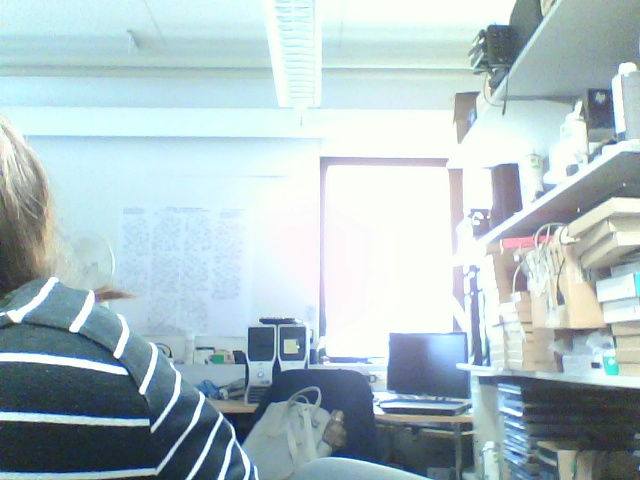
#> input picture python/01082016/01082016_12.49.25.jpg, 640 x 480 px, given in place of the camera
$ python blinkbright_main.py
#> lines starting #> are read from the running program, lines starting #| are printed output that depends on the picture; after the words box and inside, x2 and y2 are one past the last pixel; in counts of white or black regions, pixels touching at a corner belong together
### python/blinkbright_camera.py
__author__ = 'kanurminen'

import os
import cv2
import logging
import datetime
import time

#Globals
#Minimum position of tolerance slider
toleranceMin = 140000
#Maximum position of tolerance slider
toleranceMax = 160000
#Tolerance to be adjusted
tolerance = 140000


def adjustTolerance(x):
    tolerance = x
    print "Tolerance set as %s" % tolerance


# compare two frames and return their difference
def detectMotionDiff(img0, img1, img2):
    frame1 = cv2.absdiff(img2, img1)
    frame2 = cv2.absdiff(img1, img0)
    return cv2.bitwise_and(frame1, frame2)

#function to check whether a folder exists. If it doesn't, it will be created. Returns current date to be used as the folder name.
# [9 lines left out: function checkIfFolderExists, not called in this run]


def startCamera():

   # initialize logging
    logger = logging.getLogger('blinkbright')
    hdlr = logging.FileHandler('blinkbright.log')
    formatter = logging.Formatter('%(asctime)s %(levelname)s %(message)s')
    hdlr.setFormatter(formatter)
    logger.addHandler(hdlr)
    logger.setLevel(logging.INFO)
    logger.info('Blinkbright started.')

    #initialize camera (use system default device, change value on next line if needed)
    cam = cv2.VideoCapture(0)
    cam.set(3,640)
    cam.set(4,480)


    #initialize grayscale feeds for diff calculation
    t_minus = cv2.cvtColor(cam.read()[1], cv2.COLOR_RGB2GRAY)
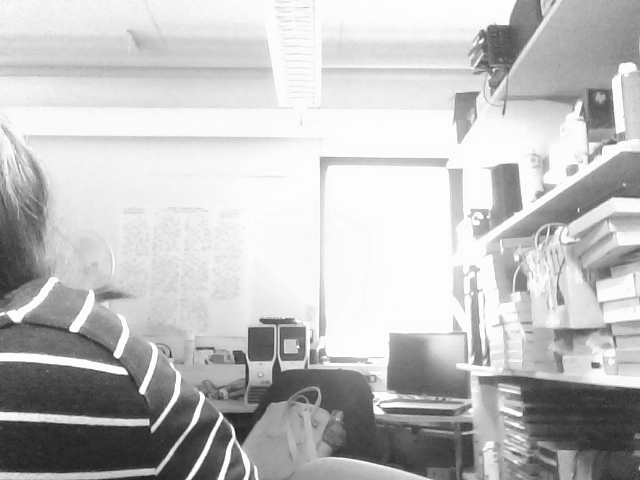
#> t_minus: shape (480, 640); min 17, max 255, mean 192.4
    t = cv2.cvtColor(cam.read()[1], cv2.COLOR_RGB2GRAY)
    t_plus = cv2.cvtColor(cam.read()[1], cv2.COLOR_RGB2GRAY)

    # create window for live display
    cv2.namedWindow("Blinkbright",1)
    #add trackbar for tolerance
    cv2.createTrackbar('Tolerance', "Blinkbright", toleranceMin, toleranceMax, adjustTolerance)
    # initiate camera read
    ret, colordisplay = cam.read()
#> colordisplay is the input picture: shape (480, 640, 3); mean B, G, R 197.9, 193.1, 173.7
    print "Welcome to Blinkbright! Use 'c' to take a snapshot. Use 'q' to quit the program. To display the instructions again, press 'h'."


    # main loop
    while True:
        try:
            #enable next line and disable the one after it to see grayscale diff output (for debugging/ tolerance adjustment purposes)
            #cv2.imshow('Blinkbright Live Display', detectMotionDiff(t_minus, t, t_plus))
            cv2.imshow("Blinkbright", colordisplay)
            ret, colordisplay = cam.read()
            #Timestamp
            cv2.putText(colordisplay, datetime.datetime.now().strftime("%A %d %B %Y %H:%M:%S"),
            (10, colordisplay.shape[0] - 10), cv2.FONT_HERSHEY_SIMPLEX, 0.50, (255, 0, 162), 1)
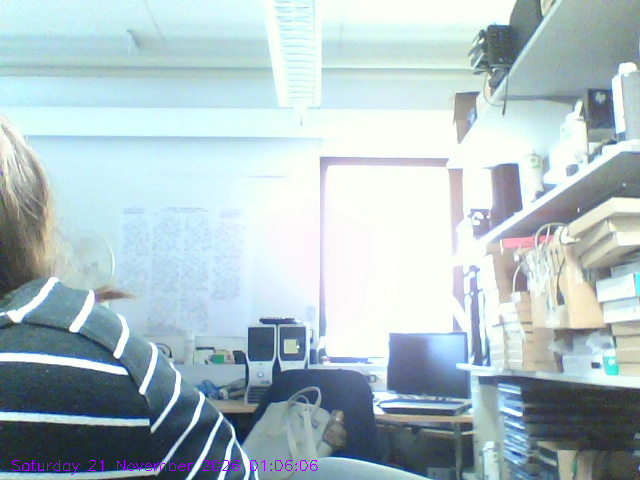
#> colordisplay: shape (480, 640, 3); 0.21% of pixels changed, all inside (x1, y1, x2, y2) = (12, 460, 318, 475)

            #setting frames for comparison
            t_minus = t
            t = t_plus
            t_plus = cv2.cvtColor(cam.read()[1], cv2.COLOR_RGB2GRAY)

            # Motion detection. If there's enough difference (white pixels), save the image.
            # Enable next "print" line to show calculated values (for debug & adjustment purposes)


            if cv2.countNonZero(detectMotionDiff(t_minus, t, t_plus)) > tolerance:
#> in detectMotionDiff, `frame1 = cv2.absdiff(img2, img1)`: frame1: shape (480, 640); every value is 0
		currentDate = checkIfFolderExists()
		frame = datetime.datetime.now().strftime('%d%m%Y_%H.%M.%S') + '.jpg'
		print "Motion detected. Frame saved as %s" % frame
                cv2.imwrite(os.path.join(currentDate, frame), colordisplay)
                #logger.info('Motion shot taken.')
        # enable/adjust following line to reduce rate of images taken
		# time.sleep(1)

       # basic keyboard functionality; replace with more responsive interface later. C saves frame manually, H displays "help", Q quits the application.
            if cv2.waitKey(15) & 0xFF == ord('c'):
#> (key q is pressed here)
		name = datetime.datetime.now().strftime('%d%m%Y_%H.%M.%S') + '.jpg'
		print "Manual screenshot taken. Filename: %s" % name
		cv2.imwrite(name, colordisplay)
                #logger.info('Manual user screenshot taken.')
            if cv2.waitKey(15) == ord('h'):
#> (key q is pressed here)
                print " Use 'c' to take a snapshot. Use 'q' to quit the program. To display the instructions again, press 'h'."
            if cv2.waitKey(15) & 0xFF == ord('q'):
#> (key q is pressed here)
                print('Quitting program. Thank you for using Blinkbright.')
                cam.release()
                cv2.destroyAllWindows()
                logger.info('Blinkbright clean shutdown.')
                break
        except Exception, e:
            logger.info('It hurts, have an error')
            logger.exception(e)
            break


# [2 lines that do not run on import are left out]

### python/blinkbright_main.py
__author__ = 'kanurminen'

#import easygui
from blinkbright_camera import *
from blinkbright_server import *

#the de facto main method of the EloSauron app.

startCamera() #start main camera functionality
